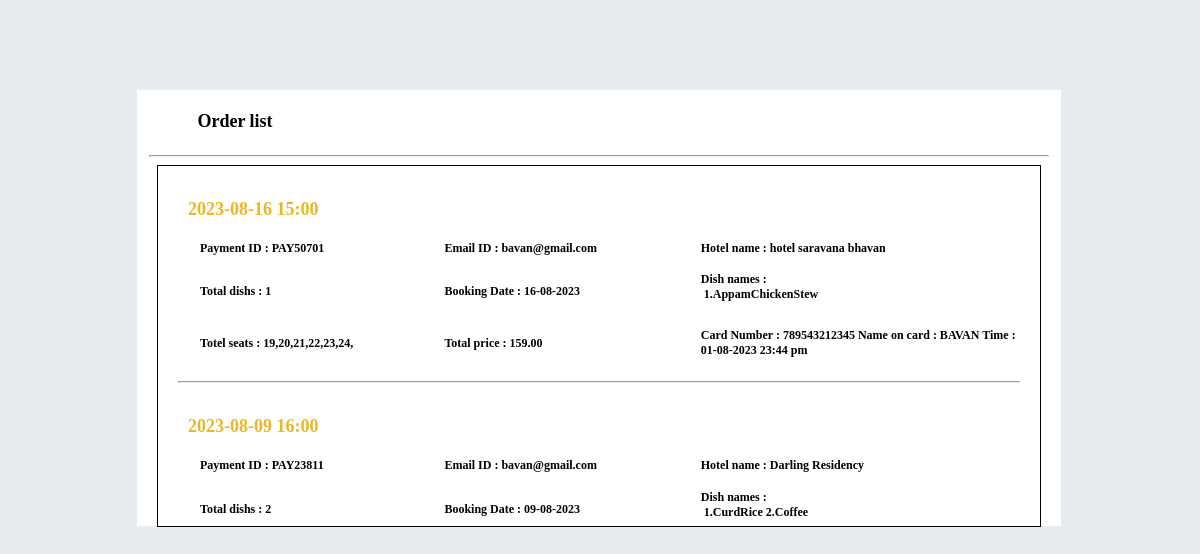
The page /admin/Order_view.php on the database its author committed.
### tables this page shows
CREATE TABLE `customer_orders` (
  `Payment_id` varchar(100) NOT NULL,
  `customer_email` varchar(100) NOT NULL,
  `Total_items` varchar(100) NOT NULL,
  `Dish_names` varchar(1000) NOT NULL,
  `total_seats` varchar(100) NOT NULL,
  `Hotel_name` varchar(100) NOT NULL,
  `Date/time` varchar(100) NOT NULL,
  `total_amount_paid` varchar(100) NOT NULL,
  `payment_details` varchar(100) NOT NULL,
  `Date` varchar(100) NOT NULL
);

### admin/Order_view.php (the view, shortened to what this page needs)
<?php
 echo'
 <!DOCTYPE html>
          <html lang="en">
             <head><title>
                  Book your hotel seats from Home.Book from Yummy.com</title>
                  <link rel="stylesheet" href="CSS_new/payment_style.css">
                  <link rel="stylesheet" href="CSS_new/hotel_style.css">
                  <link rel="stylesheet" href="CSS_new/order.css">
                  <link rel="stylesheet" type="text/css" href="CSS/headstyle.css">
                   <iframe  src = "header.html" scrolling ="no" height =12%  width =99.2% style=" border:0px; position:absolute;top:0.2vw"></iframe>
             </head>
             <body>
                <center>
                         <fieldset class="fieldset_1" style="margin-left:-0vw;margin-top:7.5vw;width:75vw">';
                         $con=mysqli_connect("localhost","root","","yummy");
                         $result= mysqli_query($con,"SELECT * FROM `customer_orders` ORDER BY `customer_orders`.`Date` DESC");
                            echo'<table class="table_1" style="margin-left:-62vw">
                               <tr>
                                <td></td>
                                <td><h1 class="payment_title">Order list</h1></td>
                               </tr>
                            </table>
                            <hr>
                            <div class="fieldset_3" style="height:30vw;">';
                            $yesterday_date=date('d-m-Y',strtotime("-1 days"));
                            $totday=date('d-m-Y');
                            while($row = mysqli_fetch_array($result)) {
                                 $date=$row['Date'];
                                 if($date==$totday){
                                     $date_="Today";
                                 }
                                 else if($date==$yesterday_date){
                                    $date_="Yesterday";
                                 }
                                 else{
                                    $date_= $date;
                                 }
                                 $hotel_name_=$row['Hotel_name'];
                                 $hotel_name = str_replace('_', ' ', $hotel_name_);
                                echo'<table class="table_">
                                   <tr>
                                      <td colspan="3"><h3 class="date_">'.$date_.'</h3></td>
                                   </tr>
                                   <tr>
                                       <td><h3 class="order_list" style="margin-left:1vw">Payment ID : '.$row['Payment_id'].'</h3></td>
                                       <td><h3 class="order_list">Email ID : '.$row['customer_email'].'</h3></td>
                                       <td><h3 class="order_list">Hotel name : '.$hotel_name.'</h3></td>
                                    <tr/><tr>
                                       <td><h3 class="order_list" style="margin-left:1vw">Total dishs : '.$row['Total_items'].'</h3></td>
                                       <td><h3 class="order_list">Booking Date : '.$row['Date/time'].'</h3></td>
                                       <td><h3 class="order_list" style="float:left">Dish names : <div class="fieldset_3" style="width:12.5vw;height:2vw;border:none;margin-left:.25vw">'.$row['Dish_names'].'</div></h3></td>
                                    <tr/><tr>
                                       <td><h3 class="order_list" style="margin-left:1vw">Totel seats : '.$row['total_seats'].'</h3></td>
                                       <td><h3 class="order_list">Total price : '.$row['total_amount_paid'].'.00</h3></td>
                                       <td><h3 class="order_list">'.$row['payment_details'].'</h3></td>
                                   </tr>
                                </table>
                                <hr style="width:70vw">
                                ';
                            }
                           echo' </div>
                          </fieldset>
                       </center>
                    </body>
                </html>
            ';
?>

### admin/CSS_new/payment_style.css (style rules this page uses)
body { background: #e9ecee; }
.fieldset_1 { width: 50vw; height: 35vw; margin-left: 10vw; margin-top: 5vw; background:#ffffff; border:none; }
.fieldset_3 { width: 98%; margin-left: auto; margin-right: auto; height: 17.5vw; border: 0.1vw solid black; overflow-y: scroll; }
.table_1 { margin-left: -27.5vw; }
.payment_title { font-size: 1.5vw; display: block; margin-left: 1vw; font-family:"josefin sans semibold"; }

### admin/CSS_new/hotel_style.css (style rules this page uses)
.table_ { height: 2vw; width: 30vw; margin-left: 1vw; margin-top: 1vw; }

### admin/CSS_new/order.css (style rules this page uses)
.table_ { width: 70vw; height: 12vw; }
.table_ td { width: 10vw; }
.date_ { font-size: 1.5vw; display: block; font-family:"josefin sans medium"; color: #e9b826 ; }
.order_list { font-size: 1vw; display: block; font-family:"josefin sans semibold"; margin-top:-0.1vw; color: #000000 ; }

### rows shown on the page
customer_orders: Total_items "1", value "16-08-2023", Dish_names "1.AppamChickenStew", total_seats "19,20,21,22,23,24,", total_amount_paid "159", payment_details "Card Number : 789543212345 Name on card : BAVAN Time : 01-08-2023 23:44 pm"
customer_orders: Date "2023-08-09 16:00", Payment_id "PAY23811", customer_email "bavan@gmail.com", Hotel_name "Darling Residency", Total_items "2", value "09-08-2023", Dish_names "1.CurdRice 2.Coffee"
